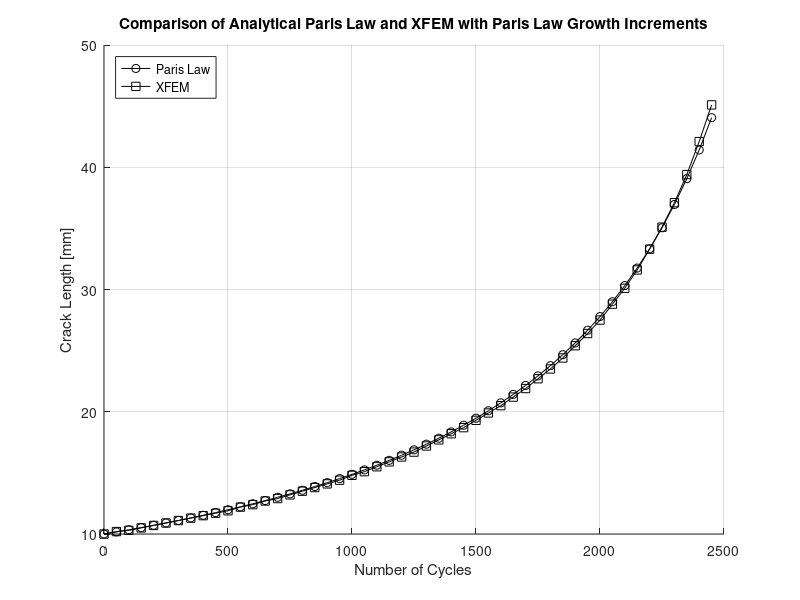

Here is the MATLAB script that generated this plot:
% Written By: Matthew Jon Pais, University of Florida (2009)
% Website: http://sites.google.com/site/matthewjpais/Home
% Email: mpais@ufl.edu, matthewjpais@gmail.com

% clear all; close all; clc; format short;

ai = 0.01;                  % Initial crack length [m]
p  = 0.06;                  % Pressure [MPa]
m  = 3.8;                   % Paris Law exponent
C  = 1.5E-10;               % Paris Law constant
r  = 3.25;                  % Radius [m]
t  = 0.00248;               % Thickness [m]

% Cycles with data points
N  = 0:50:2450;

% Crack length predicted by Paris Law
aP = (N*C*(1-m/2)*(p*r*sqrt(pi)/t).^m+ai^(1-m/2)).^(1/(1-m/2));
  
% Crack length predicted using XFEM with Paris Law to determine length of
% growth increment and maximum circumferential stress to determine direction
aX = [0.0100 0.0102 0.0103 0.0105 0.0107 0.0109 0.0111 0.0113 0.0115...
      0.0117 0.0119 0.0122 0.0124 0.0127 0.0129 0.0132 0.0135 0.0138...
      0.0141 0.0144 0.0148 0.0151 0.0155 0.0159 0.0163 0.0167 0.0172...
      0.0177 0.0182 0.0187 0.0193 0.0199 0.0205 0.0212 0.0219 0.0227...
      0.0235 0.0244 0.0254 0.0264 0.0275 0.0288 0.0301 0.0316 0.0333...
      0.0351 0.0371 0.0394 0.0421 0.0451];
  
figure; hold on; grid on
plot(N,aP*1000,'o-k',N,aX*1000,'s-k')
xlabel('Number of Cycles'); ylabel('Crack Length [mm]')
title('Comparison of Analytical Paris Law and XFEM with Paris Law Growth Increments')
legend('Paris Law','XFEM','Location','NorthWest');